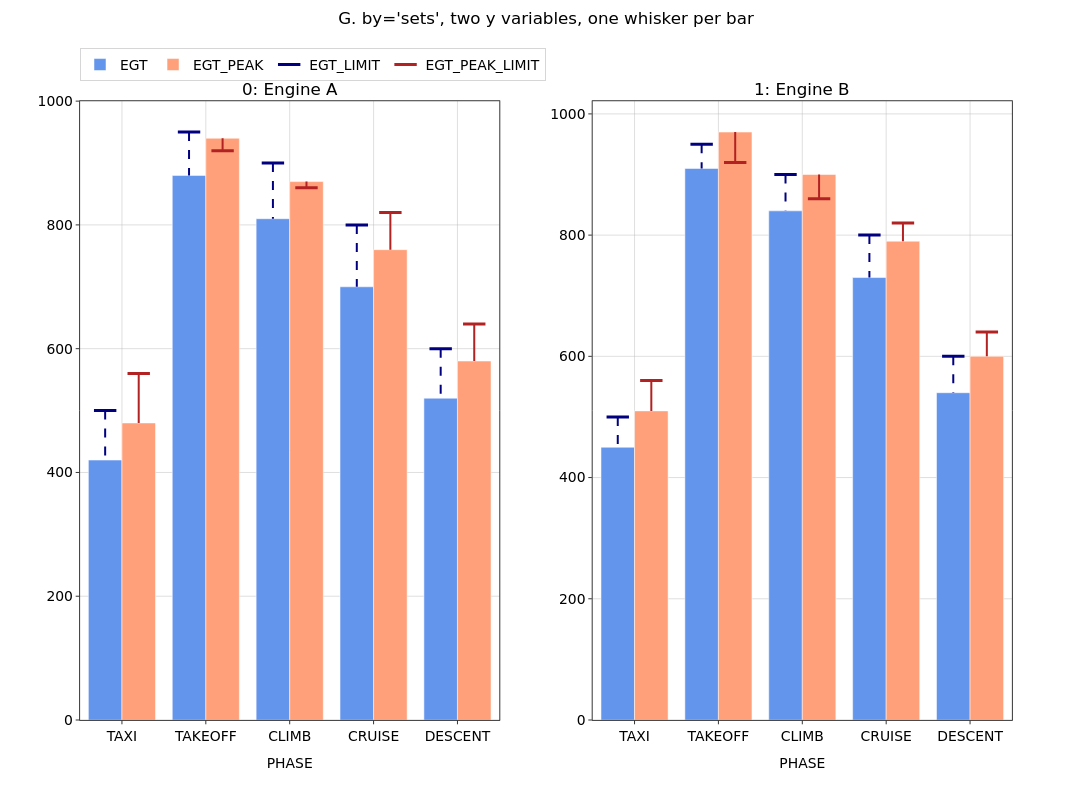

Notebook cell for this chart:
### Markdown cell above
## G. `by='sets'` with two y variables — each whisker on its own bar

When `y` lists several variables, overlay columns **pair positionally** with them,
just like the default `by='vars'` view: the 1st marker column attaches to the 1st
y variable's bar, the 2nd to the 2nd, and so on. Marker columns beyond the number
of y variables attach to the first y.

Here each engine reports an average `EGT` and a short-duration `EGT_PEAK`, each
with its own limit. Each limit is colored to match its bar: the navy `EGT_LIMIT`
(dashed stem) belongs on the blue `EGT` bar, and the dark-red `EGT_PEAK_LIMIT`
(solid stem) on the salmon `EGT_PEAK` bar. The peak limit sits *below* the peak
bar in TAKEOFF and CLIMB, so those stems point up.

> **Fixed (2026-09-10):** this view used to attach *every* tick/whisker to the
> first y variable's bar. Both whiskers landed on the `EGT` bar, and the peak
> limit's stem was measured against the wrong bar.

### Code cell
# Two y variables on a similar scale, so both bars and both limits read on one axis.
EGT_PEAK_LIMIT = [560, 920, 860, 820, 640]
ENG_A_MULTI = ENG_A.assign(EGT_PEAK=ENG_A['EGT'] + 60, EGT_PEAK_LIMIT=EGT_PEAK_LIMIT)
ENG_B_MULTI = ENG_B.assign(EGT_PEAK=ENG_B['EGT'] + 60, EGT_PEAK_LIMIT=EGT_PEAK_LIMIT)

def build_multi():
    nb = UnichartNotebook()
    nb.load_df(ENG_A_MULTI, title='Engine A')
    nb.load_df(ENG_B_MULTI, title='Engine B')
    # Color each limit like its own bar so the pairing is easy to see.
    nb.var_format('EGT',            color='cornflowerblue')
    nb.var_format('EGT_PEAK',       color='lightsalmon')
    nb.var_format('EGT_LIMIT',      style='whisker', color='navy', linestyle='--')
    nb.var_format('EGT_PEAK_LIMIT', style='whisker', color='firebrick')
    return nb

uc_sets_multi = build_multi()
fig = uc_sets_multi.bar(x='PHASE', y=['EGT', 'EGT_PEAK'],
                        markers=['EGT_LIMIT', 'EGT_PEAK_LIMIT'], by='sets',
                        suptitle="G. by='sets', two y variables, one whisker per bar")

# Subplot x-axis -> the dataset frame it shows.
FRAMES = {'x': ENG_A_MULTI.set_index('PHASE'), 'x2': ENG_B_MULTI.set_index('PHASE')}

lim_caps  = caps_of(fig, 'EGT_LIMIT')
lim_stems = stems_of(fig, 'EGT_LIMIT')
peak_caps = caps_of(fig, 'EGT_PEAK_LIMIT')

check(len(lim_caps) == 2 and len(peak_caps) == 2, 'both limits drawn in both subplots')
check(all(t.offsetgroup == 'var_EGT' for t in lim_caps + lim_stems),
      'EGT_LIMIT whisker (cap and dashed stem) sits on the EGT bar')
check(all(t.offsetgroup == 'var_EGT_PEAK' for t in peak_caps),
      'EGT_PEAK_LIMIT whisker sits on the EGT_PEAK bar, not on the first y')

# Dashed stems are [value, bar top, None] segments: the bar end must be EGT's.
def dashed_stem_ends_on(t, bar_col):
    f = FRAMES[t.xaxis]
    return all(t.y[i + 1] == f.loc[t.x[i], bar_col] for i in range(0, len(t.x), 3))
check(all(dashed_stem_ends_on(t, 'EGT') for t in lim_stems),
      'EGT_LIMIT stems end at the top of the EGT bar')

# Solid stems ride error bars: down length minus up length = value - bar top.
def solid_stem_spans(t, bar_col, val_col):
    f = FRAMES[t.xaxis]
    return all(abs((dn - up) - (f.loc[xi, val_col] - f.loc[xi, bar_col])) < 1e-9
               for xi, dn, up in zip(t.x, t.error_y.arrayminus, t.error_y.array))
check(all(solid_stem_spans(t, 'EGT_PEAK', 'EGT_PEAK_LIMIT') for t in peak_caps),
      'EGT_PEAK_LIMIT stems span limit -> top of the EGT_PEAK bar')
check(any(max(t.error_y.array) > 0 for t in peak_caps),
      'peak limit below its bar (TAKEOFF, CLIMB) gives upward stems')

# A marker column beyond the number of y variables falls back to the first y.
nb4 = build_multi()
nb4.var_format('EGT_TARGET', style='tick', color='green')
f4 = nb4.bar(x='PHASE', y=['EGT', 'EGT_PEAK'],
             markers=['EGT_LIMIT', 'EGT_PEAK_LIMIT', 'EGT_TARGET'], by='sets')
check(all(t.offsetgroup == 'var_EGT' for t in caps_of(f4, 'EGT_TARGET')),
      'a third marker column on two y variables attaches to the first y')
fig.show()

### Figure 1 — Plotly figure (JSON) as saved in the notebook; plotly's stock layout.template omitted (floating-point values rounded to 4 significant figures)
{"data": [{"alignmentgroup": "bars", "customdata": [1, 1, 1, 1, 1], "hovertemplate": "<b>EGT</b><br>PHASE: %{x}<br>mean EGT: %{y:.4g} (n=%{customdata})<extra></extra>", "legendgroup": "EGT", "legendrank": 1000, "marker": {"color": "cornflowerblue"}, "name": "EGT", "offsetgroup": "var_EGT", "opacity": 1, "showlegend": true, "type": "bar", "x": ["TAXI", "TAKEOFF", "CLIMB", "CRUISE", "DESCENT"], "xaxis": "x", "y": [420.0, 880.0, 810.0, 700.0, 520.0], "yaxis": "y"}, {"alignmentgroup": "bars", "customdata": [1, 1, 1, 1, 1], "hovertemplate": "<b>EGT_PEAK</b><br>PHASE: %{x}<br>mean EGT_PEAK: %{y:.4g} (n=%{customdata})<extra></extra>", "legendgroup": "EGT_PEAK", "legendrank": 1001, "marker": {"color": "lightsalmon"}, "name": "EGT_PEAK", "offsetgroup": "var_EGT_PEAK", "opacity": 1, "showlegend": true, "type": "bar", "x": ["TAXI", "TAKEOFF", "CLIMB", "CRUISE", "DESCENT"], "xaxis": "x", "y": [480.0, 940.0, 870.0, 760.0, 580.0], "yaxis": "y"}, {"alignmentgroup": "bars", "customdata": [1, 1, 1, 1, 1], "hovertemplate": "<b>EGT_LIMIT</b><br>PHASE: %{x}<br>mean EGT_LIMIT: %{y:.4g} (n=%{customdata})<extra></extra>", "legendgroup": "marker_EGT_LIMIT", "legendrank": 2000, "marker": {"color": "navy", "line": {"color": "navy", "width": 3}, "opacity": 1, "size": 16, "symbol": "line-ew"}, "mode": "markers", "name": "EGT_LIMIT", "offsetgroup": "var_EGT", "showlegend": true, "type": "scatter", "x": ["TAXI", "TAKEOFF", "CLIMB", "CRUISE", "DESCENT"], "xaxis": "x", "y": [500.0, 950.0, 900.0, 800.0, 600.0], "yaxis": "y"}, {"alignmentgroup": "bars", "hoverinfo": "skip", "legendgroup": "marker_EGT_LIMIT", "legendrank": 2000, "line": {"color": "navy", "dash": "dash", "width": 2}, "mode": "lines", "name": "EGT_LIMIT (stem)", "offsetgroup": "var_EGT", "opacity": 1, "showlegend": false, "type": "scatter", "x": ["TAXI", "TAXI", null, "TAKEOFF", "TAKEOFF", null, "CLIMB", "CLIMB", null, "CRUISE", "CRUISE", null, "DESCENT", "DESCENT", null], "xaxis": "x", "y": [500, 420, null, 950, 880, null, 900, 810, null, 800, 700, null, 600, 520, null], "yaxis": "y"}, {"alignmentgroup": "bars", "customdata": [1, 1, 1, 1, 1], "error_y": {"array": [0.0, 20.0, 10.0, 0.0, 0.0], "arrayminus": [80.0, 0.0, 0.0, 60.0, 60.0], "color": "firebrick", "symmetric": false, "thickness": 2, "type": "data", "width": 0}, "hovertemplate": "<b>EGT_PEAK_LIMIT</b><br>PHASE: %{x}<br>mean EGT_PEAK_LIMIT: %{y:.4g} (n=%{customdata})<extra></extra>", "legendgroup": "marker_EGT_PEAK_LIMIT", "legendrank": 2001, "marker": {"color": "firebrick", "line": {"color": "firebrick", "width": 3}, "opacity": 1, "size": 16, "symbol": "line-ew"}, "mode": "markers", "name": "EGT_PEAK_LIMIT", "offsetgroup": "var_EGT_PEAK", "showlegend": true, "type": "scatter", "x": ["TAXI", "TAKEOFF", "CLIMB", "CRUISE", "DESCENT"], "xaxis": "x", "y": [560.0, 920.0, 860.0, 820.0, 640.0], "yaxis": "y"}, {"alignmentgroup": "bars", "customdata": [1, 1, 1, 1, 1], "hovertemplate": "<b>EGT</b><br>PHASE: %{x}<br>mean EGT: %{y:.4g} (n=%{customdata})<extra></extra>", "legendgroup": "EGT", "legendrank": 1000, "marker": {"color": "cornflowerblue"}, "name": "EGT", "offsetgroup": "var_EGT", "opacity": 1, "showlegend": false, "type": "bar", "x": ["TAXI", "TAKEOFF", "CLIMB", "CRUISE", "DESCENT"], "xaxis": "x2", "y": [450.0, 910.0, 840.0, 730.0, 540.0], "yaxis": "y2"}, {"alignmentgroup": "bars", "customdata": [1, 1, 1, 1, 1], "hovertemplate": "<b>EGT_PEAK</b><br>PHASE: %{x}<br>mean EGT_PEAK: %{y:.4g} (n=%{customdata})<extra></extra>", "legendgroup": "EGT_PEAK", "legendrank": 1001, "marker": {"color": "lightsalmon"}, "name": "EGT_PEAK", "offsetgroup": "var_EGT_PEAK", "opacity": 1, "showlegend": false, "type": "bar", "x": ["TAXI", "TAKEOFF", "CLIMB", "CRUISE", "DESCENT"], "xaxis": "x2", "y": [510.0, 970.0, 900.0, 790.0, 600.0], "yaxis": "y2"}, {"alignmentgroup": "bars", "customdata": [1, 1, 1, 1, 1], "hovertemplate": "<b>EGT_LIMIT</b><br>PHASE: %{x}<br>mean EGT_LIMIT: %{y:.4g} (n=%{customdata})<extra></extra>", "legendgroup": "marker_EGT_LIMIT", "legendrank": 2000, "marker": {"color": "navy", "line": {"color": "navy", "width": 3}, "opacity": 1, "size": 16, "symbol": "line-ew"}, "mode": "markers", "name": "EGT_LIMIT", "offsetgroup": "var_EGT", "showlegend": false, "type": "scatter", "x": ["TAXI", "TAKEOFF", "CLIMB", "CRUISE", "DESCENT"], "xaxis": "x2", "y": [500.0, 950.0, 900.0, 800.0, 600.0], "yaxis": "y2"}, {"alignmentgroup": "bars", "hoverinfo": "skip", "legendgroup": "marker_EGT_LIMIT", "legendrank": 2000, "line": {"color": "navy", "dash": "dash", "width": 2}, "mode": "lines", "name": "EGT_LIMIT (stem)", "offsetgroup": "var_EGT", "opacity": 1, "showlegend": false, "type": "scatter", "x": ["TAXI", "TAXI", null, "TAKEOFF", "TAKEOFF", null, "CLIMB", "CLIMB", null, "CRUISE", "CRUISE", null, "DESCENT", "DESCENT", null], "xaxis": "x2", "y": [500, 450, null, 950, 910, null, 900, 840, null, 800, 730, null, 600, 540, null], "yaxis": "y2"}, {"alignmentgroup": "bars", "customdata": [1, 1, 1, 1, 1], "error_y": {"array": [0.0, 50.0, 40.0, 0.0, 0.0], "arrayminus": [50.0, 0.0, 0.0, 30.0, 40.0], "color": "firebrick", "symmetric": false, "thickness": 2, "type": "data", "width": 0}, "hovertemplate": "<b>EGT_PEAK_LIMIT</b><br>PHASE: %{x}<br>mean EGT_PEAK_LIMIT: %{y:.4g} (n=%{customdata})<extra></extra>", "legendgroup": "marker_EGT_PEAK_LIMIT", "legendrank": 2001, "marker": {"color": "firebrick", "line": {"color": "firebrick", "width": 3}, "opacity": 1, "size": 16, "symbol": "line-ew"}, "mode": "markers", "name": "EGT_PEAK_LIMIT", "offsetgroup": "var_EGT_PEAK", "showlegend": false, "type": "scatter", "x": ["TAXI", "TAKEOFF", "CLIMB", "CRUISE", "DESCENT"], "xaxis": "x2", "y": [560.0, 920.0, 860.0, 820.0, 640.0], "yaxis": "y2"}], "layout": {"annotations": [{"font": {"size": 16.7}, "showarrow": false, "text": "0: Engine A", "x": 0.225, "xanchor": "center", "xref": "paper", "y": 1, "yanchor": "bottom", "yref": "paper"}, {"font": {"size": 16.7}, "showarrow": false, "text": "1: Engine B", "x": 0.775, "xanchor": "center", "xref": "paper", "y": 1, "yanchor": "bottom", "yref": "paper"}], "barmode": "group", "height": 800, "hoverlabel": {"font": {"size": 13.9}}, "legend": {"font": {"size": 13.9}, "orientation": "h", "x": 0, "xanchor": "left", "y": 0.9397, "yanchor": "top", "yref": "container"}, "margin": {"t": 86.22}, "meta": {"uc_legend_rows": 1}, "scattermode": "group", "title": {"font": {"size": 16.7}, "text": "G. by='sets', two y variables, one whisker per bar", "x": 0.5, "xanchor": "center", "y": 0.985, "yanchor": "top", "yref": "container"}, "width": 1200, "xaxis": {"anchor": "y", "domain": [0, 0.45], "tickfont": {"size": 13.9}, "title": {"font": {"size": 13.9}, "text": "PHASE"}, "type": "category"}, "xaxis2": {"anchor": "y2", "domain": [0.55, 1], "tickfont": {"size": 13.9}, "title": {"font": {"size": 13.9}, "text": "PHASE"}, "type": "category"}, "yaxis": {"anchor": "x", "domain": [0, 1], "tickfont": {"size": 13.9}, "title": {"font": {"size": 13.9}}}, "yaxis2": {"anchor": "x2", "domain": [0, 1], "tickfont": {"size": 13.9}, "title": {"font": {"size": 13.9}}}}}
